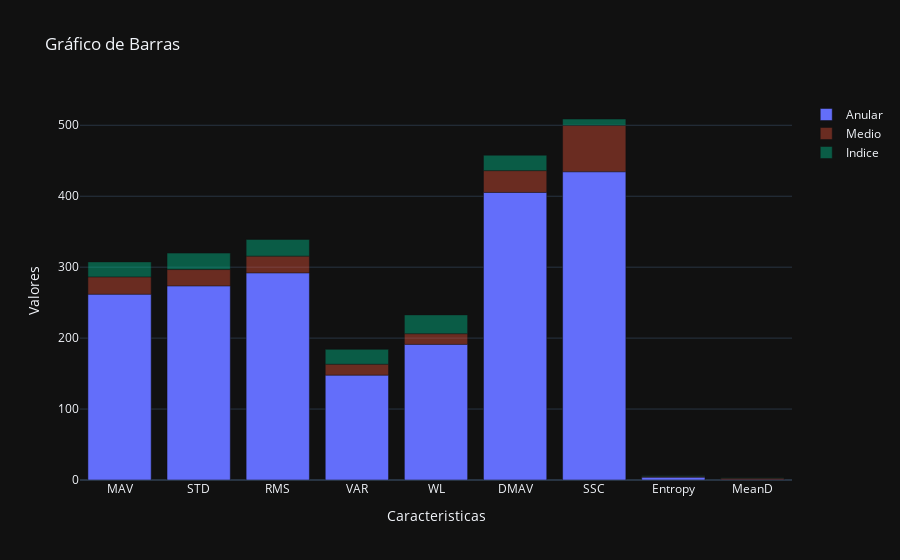

Notebook code for this chart:
### Code cell
import pandas as pd
import plotly.express as px

# Lista de valores
valores = [2.61739521e+02, 2.73589688e+02, 2.91920001e+02, 1.47766969e+02,
           1.91171692e+02, 4.05305067e+02, 4.34440774e+02, 3.92218707e+00,
           2.70964659e-01]

# Datos para valor1
valores1 = [21.21995133, 23.20041194, 23.57783295, 21.00503339, 26.55778012, 21.78714283, 9.20522491, 1.10394344, 0.76029002]

# Datos para valor2
valores2 = [24.49697593, 23.04763013, 23.64540287, 15.38500961, 15.01900872, 30.7401869, 65.2107842, 0.86491041, 2.09560347]


# Nombres de las características
caracteristicas = ['MAV', 'STD', 'RMS', 'VAR', 'WL', 'DMAV', 'SSC', 'Entropy', 'MeanD']

# Crea un DataFrame
df_anular = pd.DataFrame({'Caracteristicas': caracteristicas, 'Valores': valores})
df_indice = pd.DataFrame({'Caracteristicas': caracteristicas, 'Valores': valores1})
df_medio = pd.DataFrame({'Caracteristicas': caracteristicas, 'Valores': valores2})

# Crea el gráfico de barras con Plotly Express
fig = px.bar(df_anular, x='Caracteristicas', y='Valores', title='Gráfico de Barras',template="plotly_dark")
fig["data"][0]["showlegend"] = True
fig["data"][0]["name"] = "Anular"
fig.add_bar(x=df_medio['Caracteristicas'], y=df_medio['Valores'], name='Medio', opacity=0.4)

fig.add_bar(x=df_indice['Caracteristicas'], y=df_indice['Valores'], name='Indice', opacity=0.4)




# Muestra el gráfico
fig.show()

### Figure 1 — Plotly figure (JSON) as saved in the notebook; plotly's stock layout.template omitted (floating-point values rounded to 4 significant figures)
{"data": [{"alignmentgroup": "True", "hovertemplate": "Caracteristicas=%{x}<br>Valores=%{y}<extra></extra>", "legendgroup": "", "marker": {"color": "#636efa", "pattern": {"shape": ""}}, "name": "Anular", "offsetgroup": "", "orientation": "v", "showlegend": true, "textposition": "auto", "type": "bar", "x": ["MAV", "STD", "RMS", "VAR", "WL", "DMAV", "SSC", "Entropy", "MeanD"], "xaxis": "x", "y": [261.7, 273.6, 291.9, 147.8, 191.2, 405.3, 434.4, 3.922, 0.271], "yaxis": "y"}, {"name": "Medio", "opacity": 0.4, "type": "bar", "x": ["MAV", "STD", "RMS", "VAR", "WL", "DMAV", "SSC", "Entropy", "MeanD"], "y": [24.5, 23.05, 23.65, 15.39, 15.02, 30.74, 65.21, 0.8649, 2.096]}, {"name": "Indice", "opacity": 0.4, "type": "bar", "x": ["MAV", "STD", "RMS", "VAR", "WL", "DMAV", "SSC", "Entropy", "MeanD"], "y": [21.22, 23.2, 23.58, 21.01, 26.56, 21.79, 9.205, 1.104, 0.7603]}], "layout": {"barmode": "relative", "legend": {"tracegroupgap": 0}, "title": {"text": "Gráfico de Barras"}, "xaxis": {"anchor": "y", "domain": [0, 1], "title": {"text": "Caracteristicas"}}, "yaxis": {"anchor": "x", "domain": [0, 1], "title": {"text": "Valores"}}}}
